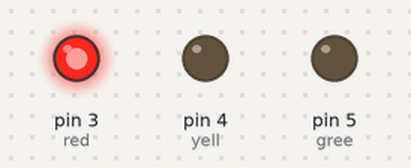
This sketch was run on a simulated Arduino Uno, built with avr-gcc and run on an emulated ATmega328P. Parts: output pins drawn as LEDs (lit = HIGH).

Above: at 2.5 s.
At 6.5 s:
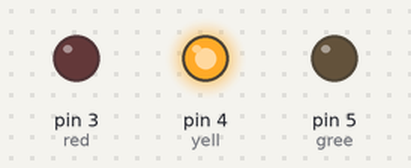
At 10.5 s:
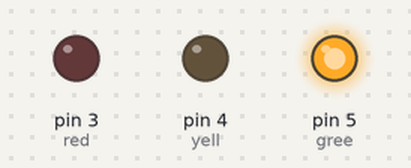
Timing chart, 0 to 16.9 s (numbered marks = the images above):
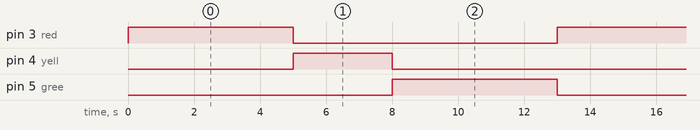

Measured:
- by itself, pin 3 (red), pin 5 (gree): alternates HIGH for 5.0 s and LOW for 8.0 s
- by itself, pin 4 (yell): alternates HIGH for 3.0 s and LOW for 10.0 s
- by itself, everything shown: repeats every 13.0 s, in 3 steps

The sketch:

TRAFFICLIGHT.ino
```cpp
#define red 3
#define yell 4
#define gree 5
void setup() {

  pinMode(red, OUTPUT);
  pinMode(yell, OUTPUT);
  pinMode(gree, OUTPUT);
}

void loop() {
  while (1) {
   digitalWrite(red, HIGH);
  delay(5000);
  digitalWrite(red, LOW);
  digitalWrite(yell, HIGH);
  delay(3000);
  digitalWrite(yell, LOW);
  digitalWrite(gree, HIGH);
  delay(5000);
  digitalWrite(gree, LOW);
  }

}
```
